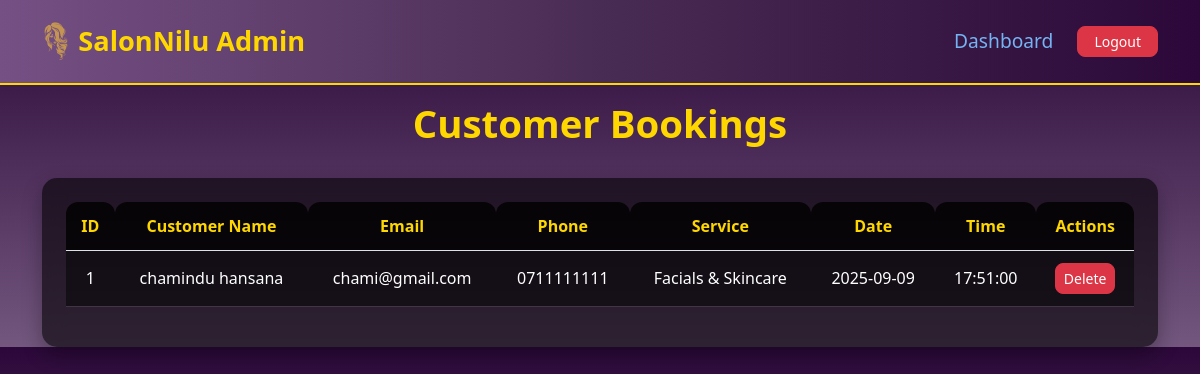
The page /view_booking.php (signed in) on the database its author committed.
### tables this page shows
CREATE TABLE IF NOT EXISTS `booking` (
  `id` int NOT NULL AUTO_INCREMENT,
  `firstname` varchar(50) NOT NULL,
  `lastname` varchar(50) NOT NULL,
  `email` varchar(100) NOT NULL,
  `phone` varchar(20) NOT NULL,
  `service_id` int NOT NULL,
  `booking_date` date NOT NULL,
  `booking_time` time NOT NULL,
  `created_at` timestamp NULL DEFAULT CURRENT_TIMESTAMP,
  PRIMARY KEY (`id`),
  KEY `service_id` (`service_id`)
);

CREATE TABLE IF NOT EXISTS `services` (
  `id` int NOT NULL AUTO_INCREMENT,
  `category` enum('Men','Women','Bridal') NOT NULL,
  `service_name` varchar(100) NOT NULL,
  `price` decimal(10,2) DEFAULT '0.00',
  `created_at` timestamp NULL DEFAULT CURRENT_TIMESTAMP,
  PRIMARY KEY (`id`)
);

### view_booking.php (the view, shortened to what this page needs)
<?php
include 'db_connect.php';
$sql = "
    SELECT b.*, s.service_name
    FROM booking b
    LEFT JOIN services s ON b.service_id = s.id
    ORDER BY b.booking_date DESC, b.booking_time DESC
";
$result = $conn->query($sql);
?>
<!DOCTYPE html>
<html lang="en">
<head>
    <link rel="stylesheet" href="bootstrap/css/bootstrap.min.css">
    <link rel="stylesheet" href="css/commoncomponents.css">
    <link rel="stylesheet" href="css/view_booking.css">
</head>
<body>
    <nav class="navbar navbar-expand-lg shadow-sm py-3">
        <div class="container">
            <a class="navbar-brand d-flex align-items-center" href="admin_dashboard.php">
                <img src="images/homepage/logo.png" alt="Logo" class="logo me-2">
                <span class="brand-name">SalonNilu Admin</span>
            </a>
            <div class="collapse navbar-collapse" id="navbarNav">
                <ul class="navbar-nav ms-auto align-items-lg-center">
                    <li class="nav-item">
                        <a href="admin_dashboard.php" class="nav-link">Dashboard</a>
                    </li>
                    <li class="nav-item ms-lg-3">
                        <a href="logout.php" class="btn btn-danger btn-sm px-3">Logout</a>
                    </li>
                </ul>
            </div>
        </div>
    </nav>
    <div class="container bookings-container">
        <div class="row">
            <div class="col-12">
                <h2 class="text-center" style="color: #FFD700;">Customer Bookings</h2>
                <div class="table-responsive">
                    <?php if($result->num_rows > 0): ?>
                    <table class="table table-hover">
                        <thead>
                            <tr>
                                <th>ID</th>
                                <th>Customer Name</th>
                                <th>Email</th>
                                <th>Phone</th>
                                <th>Service</th>
                                <th>Date</th>
                                <th>Time</th>
                                <th>Actions</th>
                            </tr>
                        </thead>
                        <tbody>
                            <?php while($row = $result->fetch_assoc()): ?>
                            <tr>
                                <td><?php echo $row['id']; ?></td>
                                <td><?php echo htmlspecialchars($row['firstname'] . ' ' . $row['lastname']); ?></td>
                                <td><?php echo htmlspecialchars($row['email']); ?></td>
                                <td><?php echo htmlspecialchars($row['phone']); ?></td>
                                <td><?php echo htmlspecialchars($row['service_name']); ?></td>
                                <td><?php echo $row['booking_date']; ?></td>
                                <td><?php echo $row['booking_time']; ?></td>
                                <td>
                                    <a href="view_booking.php?delete_id=<?php echo $row['id']; ?>"
                                       class="btn btn-danger btn-sm"
                                       onclick="return confirm('Are you sure you want to delete this booking?')">
                                        Delete
                                    </a>
                                </td>
                            </tr>
                            <?php endwhile; ?>
                        </tbody>
                    </table>
                    <?php endif; ?>
                </div>
            </div>
        </div>
    </div>
</body>
</html>

### css/commoncomponents.css (style rules this page uses)
.logo { height:40px; width:auto; }
.navbar { background: linear-gradient(to right, rgb(117, 80, 132), rgb(73, 44, 83), rgb(43, 8, 57)); border-bottom: 2px solid gold;; }
.brand-name { font-weight: 700; font-size: 1.7rem; color:rgb(255, 215, 0); }
.navbar-nav .nav-link { color: rgb(116, 180, 243); font-size: 1.2rem; font-weight: 500; padding: 0.5px 2px; transition: all 0.3s ease; margin-left: 10px; }
body { background: linear-gradient(to bottom, rgb(43, 8, 57), rgb(115, 87, 126));; }

### css/view_booking.css (style rules this page uses)
h2 { font-size: 2.4rem; font-weight: bold; margin-top: 15px; }
.table-responsive { background: rgba(0, 0, 0, 0.6); border-radius: 15px; padding: 1.5rem; backdrop-filter: blur(10px); box-shadow: 0 8px 20px rgba(0, 0, 0, 0.3); }
.table { width: 100%; border-collapse: collapse; }
.table th { color: #FFD700; font-weight: 600; text-align: center; background: rgba(0, 0, 0, 0.8); padding: 12px; border-radius: 12px 12px 0 0; }
.table td { color: #fff; background: rgba(0, 0, 0, 0.5); border-color: rgba(255, 255, 255, 0.1); vertical-align: middle; text-align: center; padding: 12px; }
.btn-sm { padding: 0.25rem 0.5rem; font-size: 0.875rem; border-radius: 8px; transition: 0.3s; }
.bookings-container h2 { font-weight: 700; margin-bottom: 2rem; text-align: center; }

### rows shown on the page
booking: id "1", firstname+lastname "chamindu hansana", email "chami@gmail.com", phone "0711111111", service.service_name "Facials & Skincare", booking_date "2025-09-09", booking_time "17:51:00"
